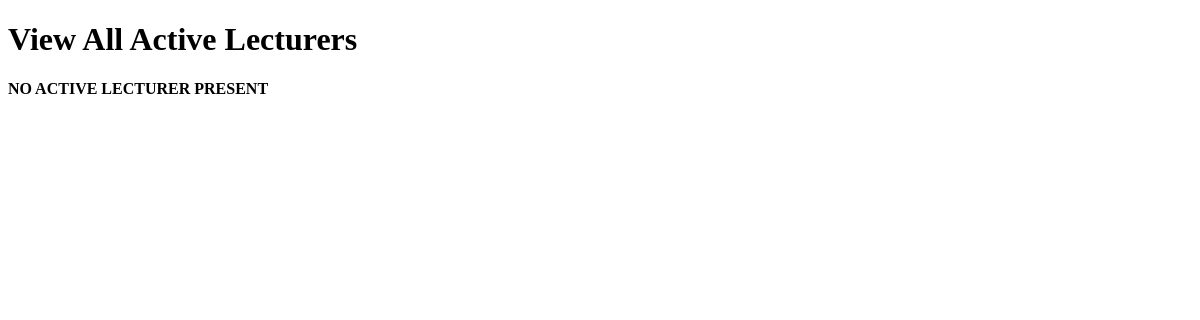
The app's page /viewAllLecturers.php, older data.
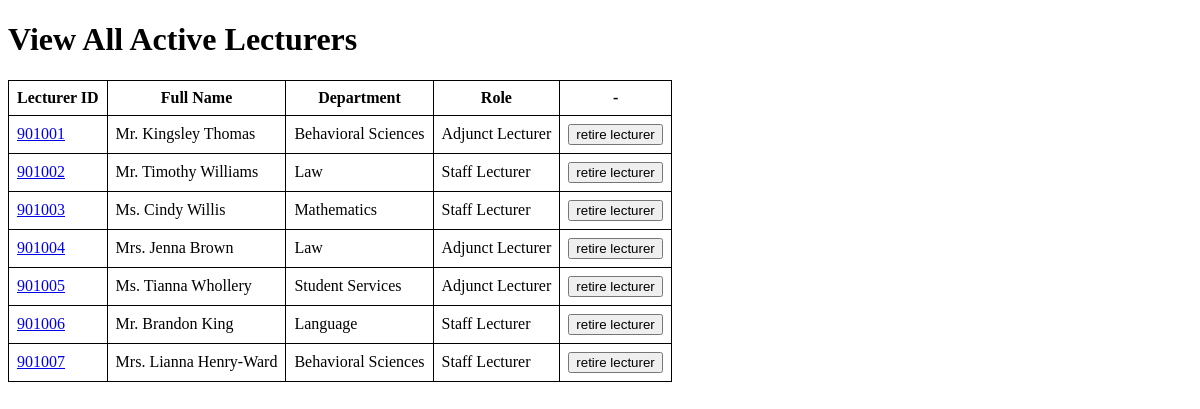
The same page, newer data.
### tables this page shows
create table Active_Lecturers
(
	A_number int auto_increment,
    Active_LecturerID int not null unique,
	primary key (A_number,Active_LecturerID),
    foreign key (Active_LecturerID) references Lecturers(lecturerID)
) auto_increment = 1;

create table Lecturers
(
	lecturerID int not null,
	title varchar(10) not null,
    fname varchar(20) not null,
    lname varchar(20) not null,    
	department varchar(20) not null,
    position varchar(20),    
    primary key (lecturerID)   
);

### viewAllLecturers.php (the view, shortened to what this page needs)
<?php
	include "connect.php";
?>
<!DOCTYPE html>
<html>
    <head>
    </head>
    <body>
        <h1> View All Active Lecturers</h1>
        <?php
            $query="select * from Lecturers, Active_Lecturers
            where Active_Lecturers.Active_LecturerID = Lecturers.lecturerID;";
            $result=mysqli_query($connection,$query)or die('Error query not working');
            if($result->num_rows>0)
            {
                echo"<table id='table1'>";
                echo"<tr><th>Lecturer ID</th><th>Full Name</th><th> Department </th><th> Role </th><th>-</th></tr>";
                while($row=$result->fetch_assoc())
                {
                    echo"<tr><td><a href='viewSingleLecturer.php?id=$row[Active_LecturerID]'>$row[Active_LecturerID]<a/></td><td>$row[title] $row[fname] $row[lname]</td><td>$row[department]</td><td>$row[position]</td><td>";
                    echo "<form action='retirelecturer.php?id=$row[Active_LecturerID]' method='POST'><input type ='submit' name='submit' value='retire lecturer'></form>";
                    echo "</td></tr>";
                }
                echo"</table";
            }
            else
            {
                echo "<p><b>NO ACTIVE LECTURER PRESENT</b></p>";
            }
        ?>
    </body>
</html>

### viewAllLecturers.php (style rules this page uses)
#table1, th, td { border: 1px solid black; border-collapse: collapse; padding: 0.5rem; }

Row changes from the older to the newer data that the page shows:
added active_lecturers: Active_LecturerID "901001", Active_LecturerID.title "Mr.", Active_LecturerID.fname "Kingsley", Active_LecturerID.lname "Thomas", Active_LecturerID.department "Behavioral Sciences", Active_LecturerID.position "Adjunct Lecturer"
added active_lecturers: Active_LecturerID "901002", Active_LecturerID.title "Mr.", Active_LecturerID.fname "Timothy", Active_LecturerID.lname "Williams", Active_LecturerID.department "Law", Active_LecturerID.position "Staff Lecturer"
added active_lecturers: Active_LecturerID "901003", Active_LecturerID.title "Ms.", Active_LecturerID.fname "Cindy", Active_LecturerID.lname "Willis", Active_LecturerID.department "Mathematics", Active_LecturerID.position "Staff Lecturer"
added active_lecturers: Active_LecturerID "901004", Active_LecturerID.title "Mrs.", Active_LecturerID.fname "Jenna", Active_LecturerID.lname "Brown", Active_LecturerID.department "Law", Active_LecturerID.position "Adjunct Lecturer"
added active_lecturers: Active_LecturerID "901005", Active_LecturerID.title "Ms.", Active_LecturerID.fname "Tianna", Active_LecturerID.lname "Whollery", Active_LecturerID.department "Student Services", Active_LecturerID.position "Adjunct Lecturer"
added active_lecturers: Active_LecturerID "901006", Active_LecturerID.title "Mr.", Active_LecturerID.fname "Brandon", Active_LecturerID.lname "King", Active_LecturerID.department "Language", Active_LecturerID.position "Staff Lecturer"
added active_lecturers: Active_LecturerID "901007", Active_LecturerID.title "Mrs.", Active_LecturerID.fname "Lianna", Active_LecturerID.lname "Henry-Ward", Active_LecturerID.department "Behavioral Sciences", Active_LecturerID.position "Staff Lecturer"
Text that changed along with them:
text no longer shown: "NO ACTIVE LECTURER PRESENT"
text now shown: "Lecturer ID Full Name Department Role -"
